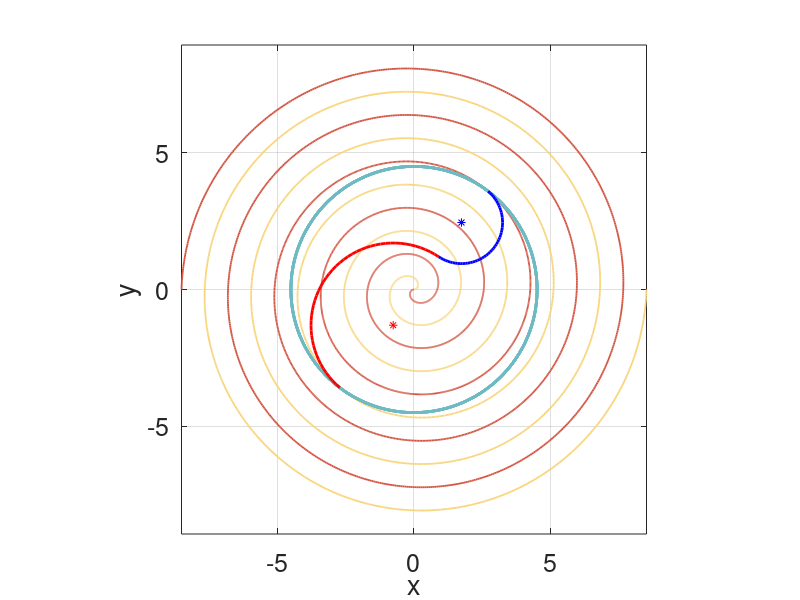
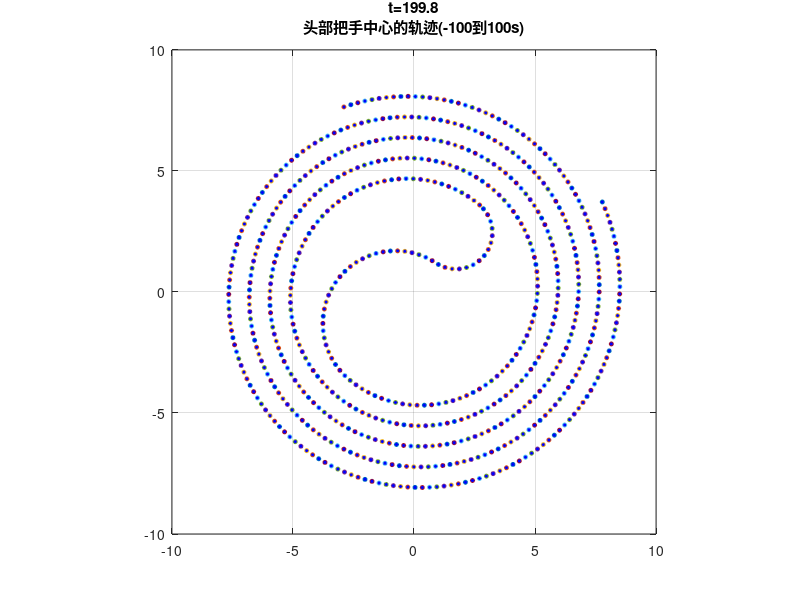

Reproduce these figures in MATLAB, in order. (Note: this script raises an error after producing the figures.)
clc;close all
warning off
luoju=1.7; % 螺距
k=luoju/2/pi; % 螺线方程的系数 r=k theta
L1=341e-2;
D1=L1-27.5e-2*2; % 龙头把手两个孔之间的距离
L2=220e-2;
D2=L2-27.5e-2*2; % 其他凳子把手两个孔之间的距离
v0=1; % 头节点速度

%% 盘出螺线与盘入螺线中心对称：
% 先画出部分螺线
theta=5*2*pi:-0.01:0*pi;
r=k*theta;
x=r.*cos(theta);
y=r.*sin(theta);
figure(1)
set(gcf,'Position',[200 200 600 600]);
c1=rand(1,3);
plot(x,y,'-','Color',c1,'LineWidth',1.3)
axis equal
grid on
xlabel('x')
ylabel('y')
set(gca,'FontSize',18) % 改变坐标轴字体大小好看一点
hold on

theta=theta-pi;
r2=k*(theta+pi); % 旋转180°
x2=r2.*cos(theta);
y2=r2.*sin(theta);
c2=rand(1,3);
plot(x2,y2,'m','Color',c2,'LineWidth',1.3)
% 绘制掉头区域
R=4.5; % 掉头区域半径
x_diao=R*cos(theta);
y_diao=R*sin(theta);
c3=sort(rand(1,3));
plot(x_diao,y_diao,'Color',c3,'LineWidth',2)
% legend('盘入螺线','盘出螺线','调头边界')

%% 写出入螺线和出螺线与圆形边界的交点角度/交点处的切线斜率等几何信息
theta_ru=R/k;
theta_chu=R/k-pi;   % 出螺线是：r=k(theta+pi)=R,所以theta_chu=R/k-pi
slope=(k*sin(theta_ru)+R*cos(theta_ru))/(k*cos(theta_ru)-R*sin(theta_ru)); % 入射点和出射点处的斜率是一样的（因为中心对称！）
theta_max_1=atan(-1/slope)+pi; % 切点到圆C1中心连线的角度（大于pi）
theta_dengyao=atan(tan(theta_ru))+pi-theta_max_1; % 这是两个等腰三角形的底角
rC1_C2=R/cos(theta_dengyao); % 几何关系，得到r1+r2的值
rC2=rC1_C2/3;rC1=rC2*2; % C1半径是C2的2倍;
phi=2*theta_dengyao; % C1圆周到半圆的亏损(当然也是C2的亏损)
SC1=rC1*(pi-phi); SC2=rC2*(pi-phi); % 两段圆弧的弧长，都是定值！
theta_min_1=theta_max_1-SC1/rC1;  % 圆弧C1最右边界对应的角度
theta_min_2=theta_min_1-pi; % 圆弧C2最左边边界对应的角度(指向左下角)
theta_max_2=theta_min_2+SC2/rC2; % 圆弧C2最上端边界半径所指的角度值
x_C1=R*cos(theta_ru)+rC1*cos(theta_max_1-pi);
y_C1=R*sin(theta_ru)+rC1*sin(theta_max_1-pi); % 得到圆C1的圆心坐标

x_C2=R*cos(theta_chu)-rC2*cos(theta_max_2);
y_C2=R*sin(theta_chu)-rC2*sin(theta_max_2); % 得到圆C2的圆心坐标
figure(1)
hold on
plot(x_C1+rC1*cos(linspace(theta_min_1,theta_max_1,50)),y_C1+rC1*sin(linspace(theta_min_1,theta_max_1,50)),'r','LineWidth',2)
plot(x_C1,y_C1,'r*')
plot(x_C2+rC2*cos(linspace(theta_min_2,theta_max_2,50)),y_C2+rC2*sin(linspace(theta_min_2,theta_max_2,50)),'b','LineWidth',2)
plot(x_C2,y_C2,'b*')
axis equal
% 以上给出了两段切圆弧的所有几何信息
%% 盘入曲线上头节点的位置求解
mydtheta=@(t,theta)1./(k*sqrt(1+theta.^2));
theta0=theta_ru; % 初始在入射点,下面考虑头部节点“反方向”盘入，也就是求-100到0这段时间头部节点的位置信息，
dt=0.1; % 时间步长
tspan=0:dt:100; % 求解时间点
[tt,theta]=ode45(mydtheta,tspan,theta0); % 龙格库塔法求解
X1=k*theta.*cos(theta);
Y1=k*theta.*sin(theta);
% figure(2)
% for i=1:10:length(theta)
%     title({['t=',num2str(tt(i))],'头部第一个把手中心的轨迹(0到-100s)'})
%     plot(X1(i),Y1(i),'r.','MarkerSize',10)
%     hold on
%     axis equal
%     drawnow
% end
tt_ru=tt(end:-1:1);
XX=zeros(224,200/dt+1); % 每一行记录一个把手的位置关于时间的变化数据
YY=zeros(224,200/dt+1); % 每一行记录一个把手的位置关于时间的变化数据
TH=zeros(224,200/dt+1);
XX(1,1:length(X1))=X1(end:-1:1); % 先把入射线上头部节点关于时间的位置信息填好
YY(1,1:length(Y1))=Y1(end:-1:1); % 先把入射线上头部节点关于时间的位置信息填好
TH(1,1:length(theta))=theta(end:-1:1); % 想一下为什么要“翻转”矩阵，因为我们需要的是从-100到0，而求得的结果是0到100
% 圆弧C1上头节点的位置信息
tt_c1=dt:dt:SC1; % 在圆弧C1上,由于速度为1，所以弧长等于时间，所以弧长是这段时间的上边界
theta_C1=-tt_c1/rC1+theta_max_1;
TH(1,length(theta)+(1:length(tt_c1)))=theta_C1;
XX(1,length(X1)+(1:length(tt_c1)))=rC1*cos(theta_C1)+x_C1; % 把圆弧C1上头节点关于时间的位置信息填好
YY(1,length(Y1)+(1:length(tt_c1)))=rC1*sin(theta_C1)+y_C1; % 把圆弧C1上头节点关于时间的位置信息填好
% 圆弧C2
tt_c2=tt_c1(end)+dt:dt:SC1+SC2; % 在圆弧C2上,由于速度为1，所以弧长等于时间，所以弧长是这段时间的上边界
theta_C2=(tt_c2-SC1)/rC2+theta_min_1-pi; %
TH(1,length(theta)+length(theta_C1)+(1:length(tt_c2)))=theta_C2;
XX(1,length(X1)+length(theta_C1)+(1:length(tt_c2)))=rC2*cos(theta_C2)+x_C2; % 把圆弧C2上头节点关于时间的位置信息填好
YY(1,length(Y1)+length(theta_C1)+(1:length(tt_c2)))=rC2*sin(theta_C2)+y_C2; % 把圆弧C2上头节点关于时间的位置信息填好
% 盘出螺线上头节点的位置求解
mydtheta=@(t,theta)1./(k*sqrt(1+(theta+pi).^2)); % 注意出射的螺线方程，+pi
theta0=theta_chu; % 初始在出射点,下面考虑头部节点盘出，也就是t快到100这段时间头部节点的位置信息，
tspan=tt_c2(end)+dt:dt:100; % 求解时间点
[tt,theta2]=ode45(mydtheta,tspan,theta0); % 龙格库塔法求解
X2=k*(theta2+pi).*cos(theta2);
Y2=k*(theta2+pi).*sin(theta2);
TH(1,length(theta)+length(theta_C1)+length(tt_c2)+1:end)=theta2;
XX(1,length(theta)+length(theta_C1)+length(tt_c2)+1:end)=X2;
YY(1,length(theta)+length(theta_C1)+length(tt_c2)+1:end)=Y2; % 把盘出螺线上头节点的位置信息存储
figure(3)
set(gcf,'Position',[300 300 600 600])
clf
% hold on
% plot(XX(1,:),YY(1,:),'k-','LineWidth',1.2,'Marker','o','MarkerSize',6,'MarkerFaceColor','b')
% axis equal
for i=1:3:length(TH(1,:))
    title({['t=',num2str((i-1)*dt)],'头部把手中心的轨迹(-100到100s)'})
    plot(XX(1,i),YY(1,i),'Marker','o','MarkerSize',3,'MarkerFaceColor','b')
    hold on
    axis equal
    axis([-10 10 -10 10])
    grid on
    drawnow
end
% 上面完成了：-100到100s内，每一个时间点下头把手的位置信息
%% 下面要完成的事情：每一个时间点处，既然头节点位置信息知道了，那么其余节点是不是可以循环求解了？
hwait=waitbar(0,'计算开始...');
N=223; % 龙头+龙身+龙尾总的个数
t_total=-100:dt:100;
for j=1:length(t_total)
    if t_total(j)<=0 % 头节点将始终位于盘入螺线
        for i=2:N+1 % 在每一个时间点下，对每一行循环计算，意思是求出此时各个把手孔的位置信息
            d=D1*(i<=2)+D2*(i>2); % 分辨下是第一个凳子还是其他凳子，孔之间的距离不一样！
            thetaij=solve_theta1(luoju,XX(i-1,j),YY(i-1,j),TH(i-1,j),d); % 子函数求解下一个孔的角度值
            TH(i,j)=thetaij;
            XX(i,j)=k*thetaij*cos(thetaij);
            YY(i,j)=k*thetaij*sin(thetaij);
            %         waitbar(((j-1)*N+i)/(length(t_total)*N),hwait,'已经完成...')
        end
    elseif t_total(j)>0 && t_total(j)<=SC1 % 头节点始终位于圆弧C1段
        flag=2;
        for i=2:N+1
            d=D1*(i<=2)+D2*(i>2); % 分辨下是第一个凳子还是其他凳子，孔之间的距离不一样！
            if flag==2 % 仍然在圆弧1区域
                [xi,yi,thetai,flag]=solve_point_2_1(luoju,XX(i-1,j),YY(i-1,j),TH(i-1,j),d,rC1,x_C1,y_C1,theta_max_1);
                TH(i,j)=thetai;
                XX(i,j)=xi;
                YY(i,j)=yi;
            else  % 说明此时求得的点xi,yi已经过度到盘入螺线上
                thetaij=solve_theta1(luoju,XX(i-1,j),YY(i-1,j),TH(i-1,j),d); % 子函数求解下一个孔的角度值
                TH(i,j)=thetaij;
                XX(i,j)=k*thetaij*cos(thetaij);
                YY(i,j)=k*thetaij*sin(thetaij);
            end
        end
    elseif t_total(j)>SC1 && t_total(j)<=SC1+SC2 % 头节点始终位于圆弧C2段
        flag=3;
        for i=2:N+1
            d=D1*(i<=2)+D2*(i>2); % 分辨下是第一个凳子还是其他凳子，孔之间的距离不一样！
            if flag==3 % 仍然在圆弧2区域
                [xi,yi,thetai,flag]=solve_point_3_2(XX(i-1,j),YY(i-1,j),TH(i-1,j),d,rC1,x_C1,y_C1,rC2,x_C2,y_C2,theta_min_2);
                TH(i,j)=thetai;
                XX(i,j)=xi;
                YY(i,j)=yi;
            elseif flag==2 % 说明此时求得的点已经过度到圆弧C1上了
                [xi,yi,thetai,flag]=solve_point_2_1(luoju,XX(i-1,j),YY(i-1,j),TH(i-1,j),d,rC1,x_C1,y_C1,theta_max_1);
                TH(i,j)=thetai;
                XX(i,j)=xi;
                YY(i,j)=yi;
            else  % 说明此时求得的点xi,yi已经过度到盘入螺线上
                thetaij=solve_theta1(luoju,XX(i-1,j),YY(i-1,j),TH(i-1,j),d); % 子函数求解下一个孔的角度值
                TH(i,j)=thetaij;
                XX(i,j)=k*thetaij*cos(thetaij);
                YY(i,j)=k*thetaij*sin(thetaij);
            end
        end
    else  % 最后一段，头节点位于盘出螺线
        flag=4;
        for i=2:N+1
            d=D1*(i<=2)+D2*(i>2); % 分辨下是第一个凳子还是其他凳子，孔之间的距离不一样！
            if flag==4 % 在盘出螺线区域
                [xi,yi,thetai,flag]=solve_point_4_3(luoju,XX(i-1,j),YY(i-1,j),TH(i-1,j),d,rC2,x_C2,y_C2,theta_max_2);
                TH(i,j)=thetai;
                XX(i,j)=xi;
                YY(i,j)=yi;
            elseif flag==3 % 跑圆弧2区域了
                [xi,yi,thetai,flag]=solve_point_3_2(XX(i-1,j),YY(i-1,j),TH(i-1,j),d,rC1,x_C1,y_C1,rC2,x_C2,y_C2,theta_min_2);
                TH(i,j)=thetai;
                XX(i,j)=xi;
                YY(i,j)=yi;
            elseif flag==2 % 说明此时求得的点已经过度到圆弧C1上了
                [xi,yi,thetai,flag]=solve_point_2_1(luoju,XX(i-1,j),YY(i-1,j),TH(i-1,j),d,rC1,x_C1,y_C1,theta_max_1);
                TH(i,j)=thetai;
                XX(i,j)=xi;
                YY(i,j)=yi;
            else  % 说明此时求得的点xi,yi已经过度到盘入螺线上
                thetaij=solve_theta1(luoju,XX(i-1,j),YY(i-1,j),TH(i-1,j),d); % 子函数求解下一个孔的角度值
                TH(i,j)=thetaij;
                XX(i,j)=k*thetaij*cos(thetaij);
                YY(i,j)=k*thetaij*sin(thetaij);
            end
        end
    end
    waitbar(j/length(t_total),hwait,'已经完成...')
end

%% 可视化调头过程！
figure(100)
clf;
set(gcf,'Position',[200 200 600 600])
for j=1:size(XX,2)
    plot(XX(:,j),YY(:,j),'k-','LineWidth',1.2,'Marker','o','MarkerSize',6,'MarkerFaceColor','r')
    title({['t=',num2str(dt*(j-1)-100)],'盘入-掉头-盘出的轨迹'})
    axis equal
    grid on
    xlabel('x')
    ylabel('y')
    axis([-15 15 -15 15])
    drawnow
%     hold off
end
%% 以上：所有的位移数据其实都在XX YY矩阵里面！行代表每个把手，列代表时间
% %%
% figure
% for i=1:size(XX,2)
%     plot(XX(1,i),YY(1,i),'Marker','o','MarkerSize',3,'MarkerFaceColor','r')
%     hold on
%     axis equal
%     axis([-10 10 -10 10])
%     grid on
%     drawnow
% end

%% 生成行名
rowNames = {'龙头x (m)', '龙头y (m)'};
for i = 1:221
    rowNames{end+1} = sprintf('第%d节龙身x (m)', i);
    rowNames{end+1} = sprintf('第%d节龙身y (m)', i);
end
rowNames{end+1} = '龙尾x (m)';
rowNames{end+1} = '龙尾y (m)';
rowNames{end+1} = '龙尾（后）x (m)';
rowNames{end+1} = '龙尾（后）y (m)';

%% 生成列名
colNames = cell(1, 201);
for i = -100:100
    colNames{i+101} = sprintf('%ds', i);
end

%% 输出到Excel文件
outputData = [XX(:, 1:10:end); YY(:, 1:10:end)]; % 每秒取一个数据点
outputData = outputData'; % 转置以便于写入Excel

% 创建表并写入Excel
T = array2table(outputData, 'VariableNames', rowNames, 'RowNames', colNames);
writetable(T, 'result4.xlsx', 'WriteRowNames', true);

%% 定义子函数：用来求解盘入螺线上任意一个孔所在点坐标知道的情况下，如何求下一个孔所在位置
function theta=solve_theta1(luoju,x1,y1,theta1,d) % 知道等距盘入螺线上任意一点x1,y1,求在这同一条螺线上且与(x1,y1)这点相距为d的点的角度,要求这个角度一定要大于(x1,y1)这点的角度theta1
k=luoju/2/pi;
fun=@(theta)(k*theta.*cos(theta)-x1).^2+(k*theta.*sin(theta)-y1).^2-d^2;% 利用距离约束
q=0.01;
options = optimoptions('fsolve','Display','off'); % 不提示结果
theta=fsolve(fun,theta1+q,options); % 以前一个孔对应的角度值为基准进行非线性方程求零点，为什么加0.01？很简单，不想找比它还小的角度
while theta<=theta1 || abs(k*theta-k*theta1)>luoju/2 % 如果求解得到的角度比前面的孔对应的角度还小，或者新求出的孔与前一个孔不在一条螺线（在其他螺线）
    q=q+0.1;
    theta=fsolve(fun,theta+q,options); % 重新求一个角度
end % 直到满足：这个点与前面孔在一条螺线，且这个点角度比前面孔的角度大! %%%%%%%%%%%%%%
end
%% 定义子函数：用来求解盘出螺线上任意一个孔所在点坐标知道的情况下，如何求下一个孔所在位置
function theta=solve_theta2(luoju,x1,y1,theta1,d) % 知道等距盘入螺线上任意一点x1,y1,求在这同一条螺线上且与(x1,y1)这点相距为d的点的角度,要求这个角度一定要大于(x1,y1)这点的角度theta1
k=luoju/2/pi;
fun=@(theta)(k*(theta+pi).*cos(theta)-x1).^2+(k*(theta+pi).*sin(theta)-y1).^2-d^2;% 利用距离约束,注意此时关系式是盘出螺线r=k(theta+pi)
q=-0.1;
options = optimoptions('fsolve','Display','off'); % 不提示结果 %%%%%%
theta=fsolve(fun,theta1+q,options); % 以前一个孔对应的角度值为基准进行非线性方程求零点，为什么加-0.01？很简单，不想找比它还大的角度(盘出螺线的前面的点角度大,后面的点角度小
while theta>=theta1 || abs(k*theta-k*theta1)>luoju/2 % 如果求解得到的角度比前面的孔对应的角度还大，或者新求出的孔与前一个孔不在一条螺线（在其他螺线）
    q=q-0.1;
    theta=fsolve(fun,theta+q,options); % 重新求一个角度
end % 直到满足：这个点与前面孔在一条螺线，且这个点角度比前面孔的角度大!
end


function [x,y,theta,flag]=solve_point_2_1(luoju,x1,y1,theta1,d,rC1,x_c,y_c,theta_max)
%% 这个子函数是：知道一个点在圆弧C1上，求它后面那个把手点在哪里，要考虑圆弧C1与盘入螺线过渡的区域！x_c y_c是圆弧的圆心坐标
k=luoju/2/pi;
delta_theta=2*asin(d/2/rC1);
if delta_theta<=theta_max-theta1 % 这说明“铺”一块长度d的板后，后面把手点依然在圆弧C1上
    flag=2; % 此时，我们规定flag=2，表示下一个解还是在圆弧C1区域
    theta=theta1+delta_theta;
    x=x_c+rC1*cos(theta);
    y=y_c+rC1*sin(theta); % 写出这个把手点的坐标
else
    theta=solve_theta1(luoju,x1,y1,4.5/k,d); % 如果后面这个把手点不在圆弧C1上，那就只能在盘入螺线上！
    flag=1; % % 此时，我们规定flag=1，表示下一个解跑到盘入螺线上去了
    x=k*theta*cos(theta);
    y=k*theta*sin(theta); % 写下这个把手点坐标
end
end

function [x,y,theta,flag]=solve_point_3_2(x1,y1,theta1,d,rC1,x_c1,y_c1,rC2,x_c2,y_c2,theta_min)
%% 这个子函数是：知道一个点在圆弧C2上，求它后面那个把手点在哪里，要考虑圆弧C2与圆弧C1过渡的区域！
delta_theta=2*asin(d/2/rC2);
if delta_theta<=theta1-theta_min % 这说明“铺”一块长度d的板后，后面把手点依然在圆弧C2上
    flag=3; % 此时，我们规定flag=3，表示下一个解还是在圆弧C2区域
    theta=theta1-delta_theta;
    x=x_c2+rC2*cos(theta);
    y=y_c2+rC2*sin(theta); % 写出这个把手点的坐标
else
    di=sqrt((x1-x_c1)^2+(y1-y_c1)^2); % 已知把手点到圆弧C1圆心之距离
    delta_theta=acos((di^2+rC1^2-d^2)/2/di/rC1); % 余弦定理解三角形
    theta_C1_di=atan((y1-y_c1)/(x1-x_c1)); % 这是已知手把点与C1圆心的夹角
    theta=theta_C1_di+delta_theta; % 求出下一个把手点，从C2过度到了C1圆弧!
    flag=2; % % 此时，我们规定flag=2，表示下一个解跑到C1圆弧上去了
    x=x_c1+rC1*cos(theta);
    y=y_c1+rC1*sin(theta); % 写出这个把手点的坐标
end
end

function [x,y,theta,flag]=solve_point_4_3(luoju,x1,y1,theta1,d,rC2,x_c,y_c,theta_max)
%% 这个子函数是：知道一个点在圆弧盘出螺线上，求它后面那个把手点在哪里，要考虑圆弧C2与盘出螺线过渡的区域！x_c y_c是圆弧的圆心坐标
k=luoju/2/pi;
theta=solve_theta2(luoju,x1,y1,theta1,d); % 先假设后面这个把手点还在盘出螺线上，求得了角度theta
if theta>=4.5/k-pi % 这说明“铺”一块长度d的板后，后面把手点依然在盘入螺线上
    flag=4; % 此时，我们规定flag=4，表示下一个解还是在盘出区域
    x=k*(theta+pi)*cos(theta);
    y=k*(theta+pi)*sin(theta); % 写出这个把手点的坐标
else
    fun=@(t)(x_c+rC2*cos(theta_max-t)-x1).^2+(y_c+rC2*sin(theta_max-t)-y1).^2-d^2;% 利用距离约束,此时跨区！上一把手点在盘出螺线，未知把手点在圆弧C2
    q=0.1;
    options = optimoptions('fsolve','Display','off'); % 不提示结果
    delta_theta=fsolve(fun,theta1+q,options); % 按理说应该只有一个唯一解！
    theta=theta_max-delta_theta; % 写出此时把手点在圆弧C2上的角度
    flag=3; % % 此时，我们规定flag=3，表示下一个解跑到圆弧上去了
    x=x_c+rC2*cos(theta);
    y=y_c+rC2*sin(theta); % 写出这个把手点的坐标
end
end